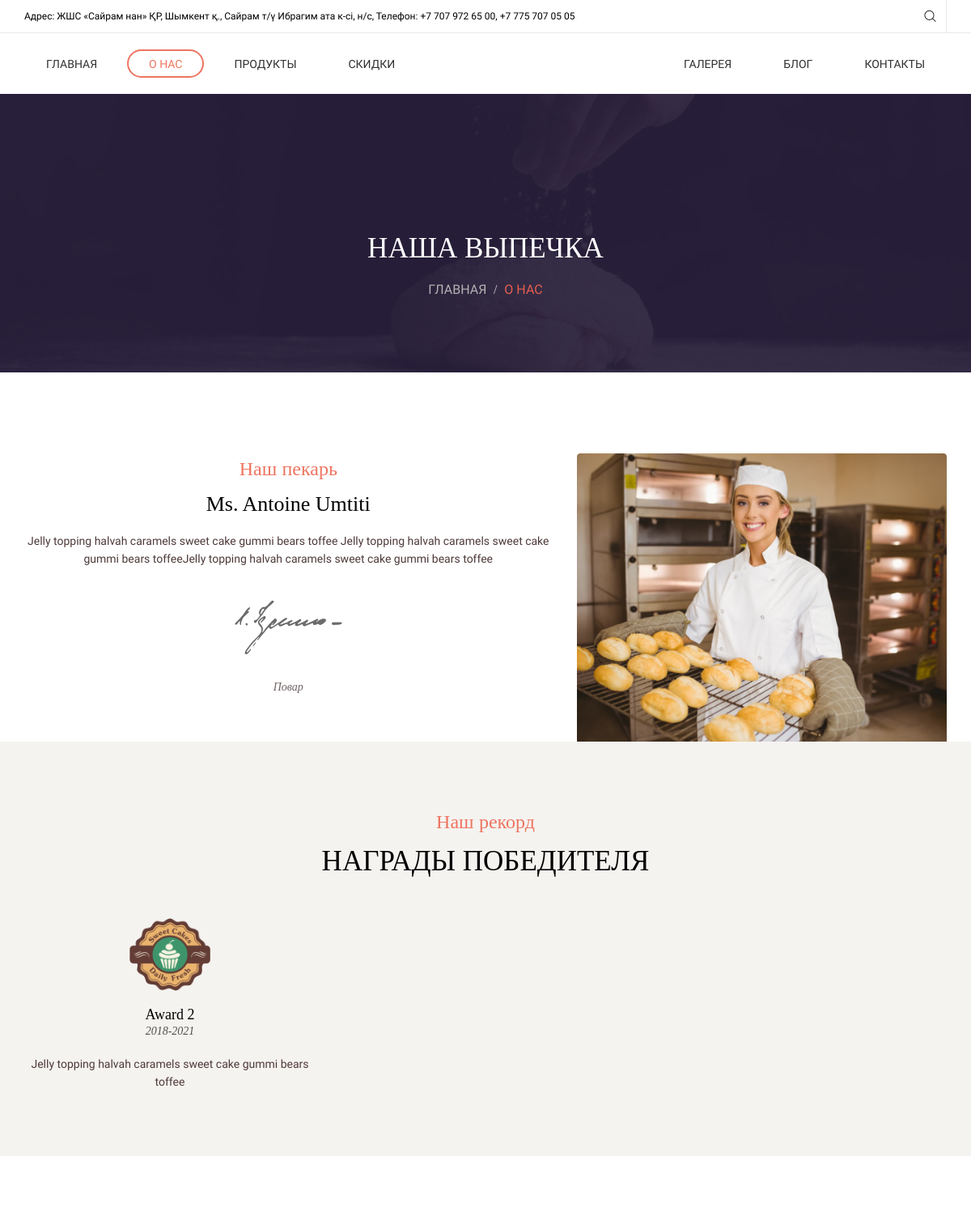
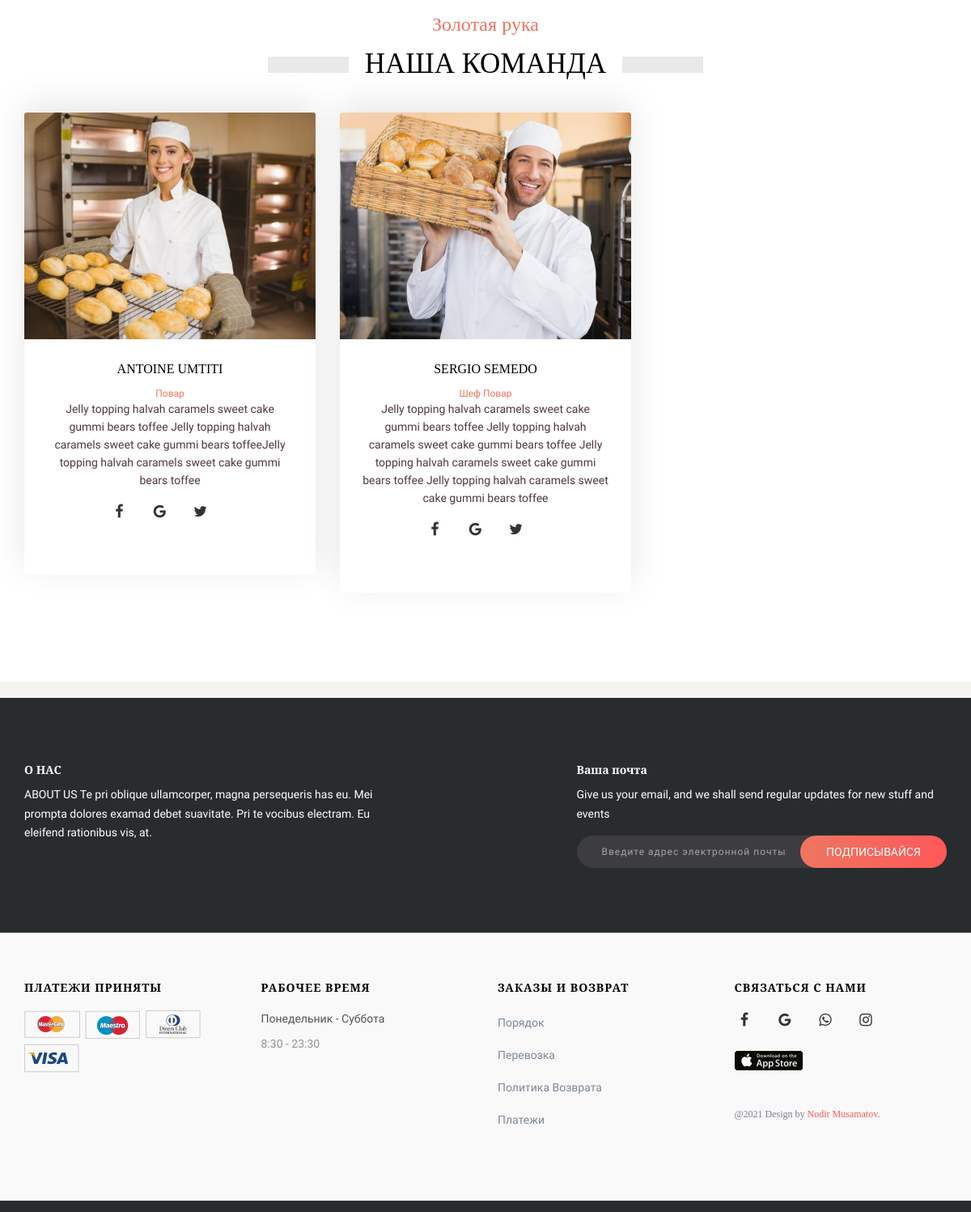
Before: /about-item/0/ with the older database file (2 pictures, top to bottom).
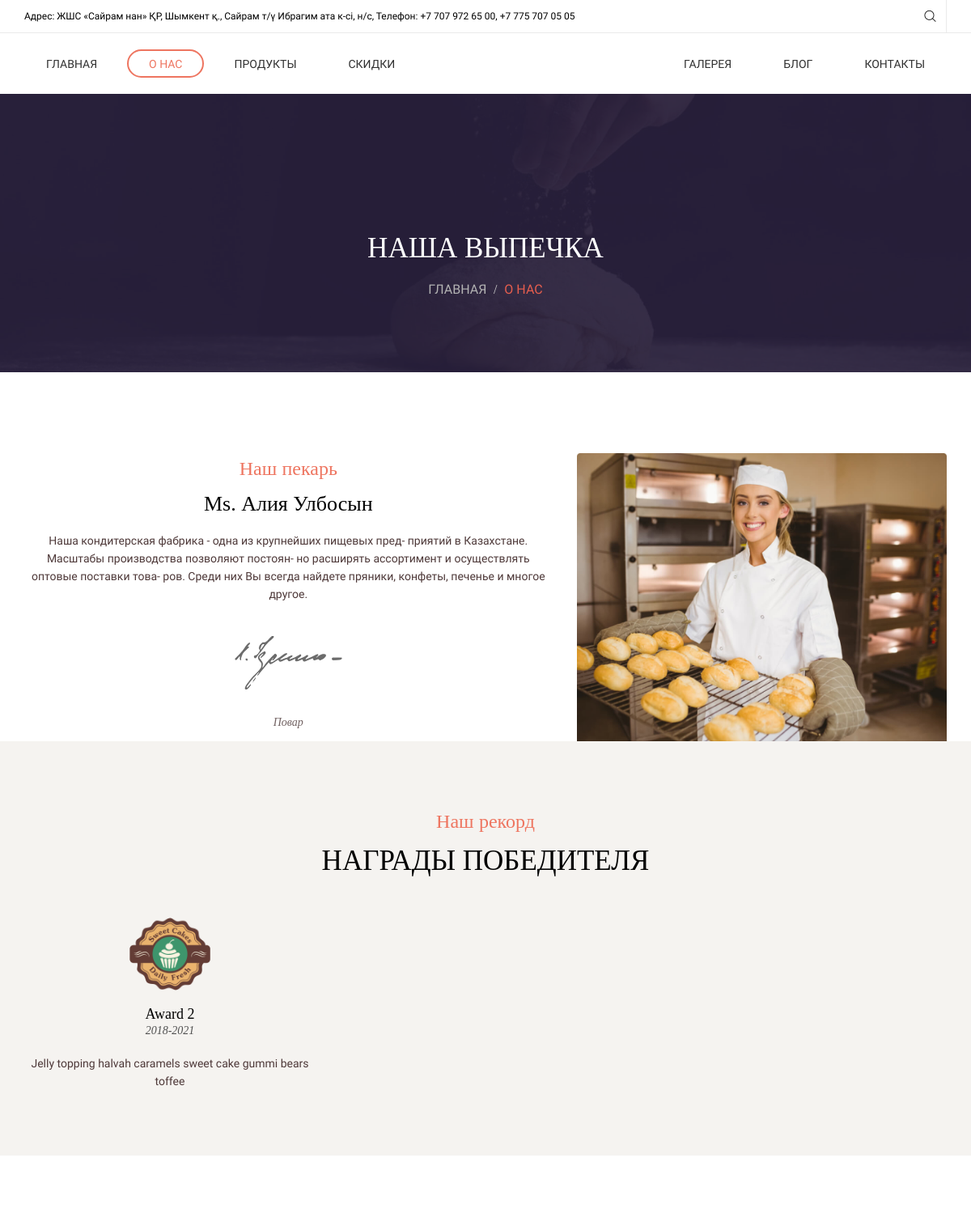
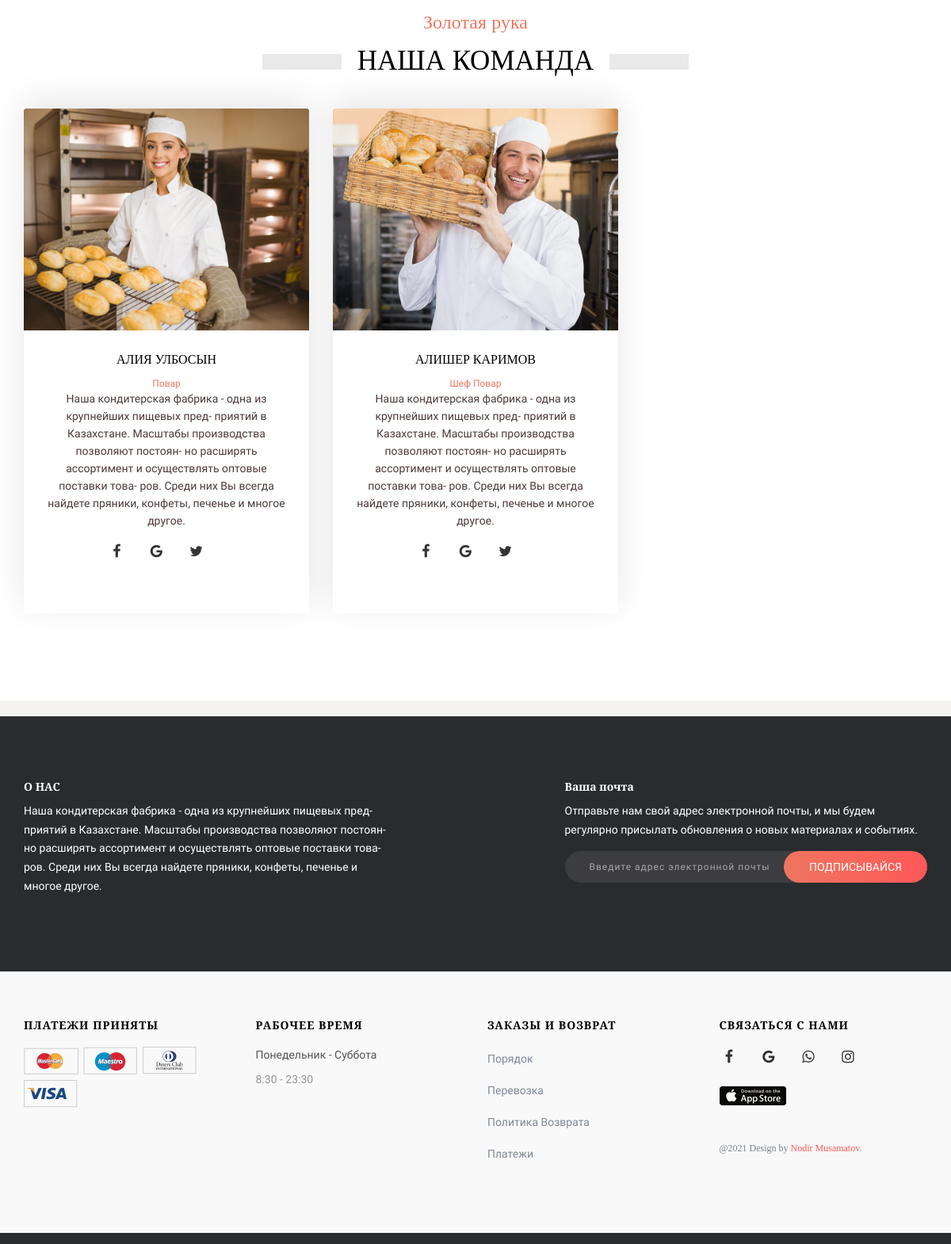
After: the same page with the newer database file (2 pictures, top to bottom).
### main/models.py (models this page shows, shortened)
class Information(models.Model):
    logo = models.ImageField(upload_to='upload', blank=True)
    address = models.CharField(max_length=300, blank=True)
    phone_info = models.CharField(max_length=300, blank=True)
    baker_info = models.TextField(blank=True)
    footer_info = models.CharField(max_length=300, blank=True)
    footer_photo = models.ImageField(upload_to='upload', blank=True)
    about_info = models.CharField(max_length=300, blank=True)
    card_info = models.ImageField(upload_to='upload', blank=True)
    card_info1 = models.ImageField(upload_to='upload', blank=True)
    card_info2 = models.ImageField(upload_to='upload', blank=True)
    card_info3 = models.ImageField(upload_to='upload', blank=True)
    date_info = models.CharField(max_length=300, blank=True)
    time_info = models.CharField(max_length=300, blank=True)
    contact_info = models.CharField(max_length=300, blank=True)
    facebook_info = models.CharField(max_length=300, blank=True)
    instagram_info = models.CharField(max_length=300, blank=True)
    whatsapp_info = models.CharField(max_length=300, blank=True)
    app_store = models.CharField(max_length=300, blank=True)
    order_info = models.CharField(max_length=300, blank=True)
    order_info1 = models.CharField(max_length=300, blank=True)
    order_info2 = models.CharField(max_length=300, blank=True)
    order_info3 = models.CharField(max_length=300, blank=True)
    reviews_foto = models.ImageField(upload_to='upload', blank=True)
    design_by = models.CharField(max_length=300, blank=True)
    status = models.IntegerField(default=0, blank=True)
    banner1 = models.ImageField(upload_to='upload', blank=True)
    banner2 = models.ImageField(upload_to='upload', blank=True)
    banner3 = models.ImageField(upload_to='upload', blank=True)

class Cheff(models.Model):
    photo = models.ImageField(upload_to='upload')
    last_name = models.CharField(max_length=300)
    first_name = models.CharField(max_length=300)
    position = models.CharField(max_length=300)
    mini_description = models.CharField(max_length=300)
    status = models.IntegerField(default=0)
    rating = models.IntegerField(default=0)
    facebook = models.CharField(max_length=300, blank=True)
    whatsapp = models.CharField(max_length=300, blank=True)
    twitter = models.CharField(max_length=300, blank=True)
    signature = models.ImageField(upload_to='upload', blank=True)

class Award(models.Model):
    logo = models.ImageField(upload_to='upload', blank=True)
    title = models.CharField(max_length=300, blank=True)
    year = models.CharField(max_length=300, blank=True)
    mini_description = models.CharField(max_length=300, blank=True)
    cheff = models.ForeignKey(Cheff, on_delete=models.CASCADE)

### main/views.py (the view)
# urls.py: path('about-item/<int:cheff_id>/', aboutItemHandler),
def aboutItemHandler(request, cheff_id):
    blog = None
    awards = []
    if cheff_id == 0:
        blogmains = Cheff.objects.filter(status=0).order_by('-rating')[:1]
        if blogmains:
            blog = blogmains[0]
            awards = Award.objects.filter(cheff__id=blog.id)
    else:
        blog = Cheff.objects.get(id=int(cheff_id))
        awards = Award.objects.filter(cheff__id=cheff_id)
    cheffs = Cheff.objects.filter(status=0).order_by('-rating')[:3]
    partners = Partner.objects.filter(status=0)
    informations = Information.objects.filter(status=0)
    return render(request, 'about-item.html', {
        'cheffs': cheffs,
        'partners': partners,
        'awards': awards,
        'informations': informations,
        'page': 'about',
        'blog': blog
    })

### templates/about-item.html (shortened to what this page needs)
{% extends 'base.html' %}
	{% block content %}
    <div class="page-wrap">
      <div class="ps-section--hero"><img src="/static/images/hero/03.jpg" alt="">
        <div class="ps-section__content text-center">
          <h3 class="ps-section__title">НАША ВЫПЕЧКА</h3>
          <div class="ps-breadcrumb">
            <ol class="breadcrumb">
              <li><a href="/">Главная</a></li>
              <li class="active">О нас</li>
            </ol>
          </div>
        </div>
      </div>
      <div class="ps-section ps-section--about pt-100 pb-40">
        <div class="container">
          <div class="row">
                <div class="col-lg-7 col-md-7 col-sm-12 col-xs-12 ">
                  <div class="ps-section__header text-center">
                    <div class="ps-section__top">Наш пекарь</div>
                    <h3 class="ps-section__title"> Ms. {{ blog.last_name }} {{ blog.first_name }}</h3>
                  </div>
                  <div class="ps-section__content text-center">
                    <p> {{ blog.mini_description }}  </p>
                    <div class="ps-about__sign text-center mb-30 mt-40"><img src="/media/{{ blog.signature }}" alt=""></div>
                    <p class="ps-about-sign">{{ blog.position }}</p>
                  </div>
                </div>
                <div class="col-lg-5 col-md-5 col-sm-12 col-xs-12 "><img src="/media/{{ blog.photo }}" alt="">
                </div>
          </div>
        </div>
      </div>
      <div class="ps-section ps-section--award pt-80 pb-40">
        <div class="container">
          <div class="ps-section__header text-center mb-50">
            <div class="ps-section__top">Наш рекорд</div>
            <h3 class="ps-section__title">НАГРАДЫ ПОБЕДИТЕЛЯ</h3>
          </div>
          <div class="ps-section__content">
            <div class="row">
                  <div class="col-lg-4 col-md-4 col-sm-12 col-xs-12 ">
                    {% for award in awards %}
                    <div class="ps-award text-center">
                      <div class="ps-award__icon"><img src="/media/{{ award.logo }}" alt=""></div>
                      <div class="ps-award__content">
                        <h3> {{ award.title }} </h3><span> {{ award.year }} </span>
                        <p> {{ award.mini_description }} </p>
                      </div>
                    </div>
                    {% endfor %}
                  </div>
            </div>
          </div>
        </div>
      </div>
      <section class="ps-section ps-section--team ps-section--team-2 pt-80 pb-80">
        <div class="container">
          <div class="ps-section__header text-center">
            <div class="ps-section__top">Золотая рука</div>
            <h3 class="ps-section__title ps-section__title--full">НАША КОМАНДА</h3>
          </div>
          <div class="ps-section__content">
            <div class="row">
                  {% for cheff in cheffs %}
                  <div class="col-lg-4 col-md-4 col-sm-12 col-xs-12 ">
                    <article class="ps-people ps-people--2">
                      <div class="ps-people__thumbnail"><a class="ps-people__overlay" href="/about-item/{{ cheff.id }}/"></a><img src="/media/{{ cheff.photo }}" alt=""></div>
                      <div class="ps-people__content">
                        <h4>{{ cheff.last_name }} {{ cheff.first_name }}</h4><span class="ps-people__position">{{ cheff.position }}</span>
                        <p>{{ cheff.mini_description }}</p>
                            <ul class="ps-people__social">
                              <li><a href="#"><i class="fa fa-facebook"></i></a></li>
                              <li><a href="#"><i class="fa fa-google"></i></a></li>
                              <li><a href="#"><i class="fa fa-twitter"></i></a></li>
                            </ul>
                      </div>
                    </article>
                  </div>
                  {% endfor %}
            </div>
          </div>
        </div>
      </section>
      <div class="ps-section ps-section--partner">
      </div>
    {% endblock %}

### templates/base.html (shortened to what this page needs)
<!DOCTYPE html>
<html lang="en">
  <head>
    <link rel="stylesheet" href="/static/plugins/font-awesome/css/font-awesome.min.css">
    <link rel="stylesheet" href="/static/plugins/jquery-bar-rating/dist/themes/fontawesome-stars.css">
    <link rel="stylesheet" href="/static/plugins/ps-icon/ps-icon.css">
    <link rel="stylesheet" href="/static/plugins/bootstrap/dist/css/bootstrap.min.css">
    <link rel="stylesheet" href="/static/plugins/owl-carousel/assets/owl.carousel.css">
    <link rel="stylesheet" href="/static/plugins/jquery-bar-rating/dist/themes/fontawesome-stars.css">
    <link rel="stylesheet" href="/static/plugins/Magnific-Popup/dist/magnific-popup.css">
    <link rel="stylesheet" href="/static/plugins/jquery-ui/jquery-ui.min.css">
    <link rel="stylesheet" href="/static/plugins/bootstrap-datetimepicker/build/css/bootstrap-datetimepicker.min.css">
    <link rel="stylesheet" href="/static/plugins/slick/slick/slick.css">
    <link rel="stylesheet" href="/static/plugins/lightGallery-master/dist/css/lightgallery.min.css">
    <link rel="stylesheet" href="/static/plugins/revolution/css/settings.css">
    <link rel="stylesheet" href="/static/plugins/revolution/css/layers.css">
    <link rel="stylesheet" href="/static/plugins/revolution/css/navigation.css">
    <link rel="stylesheet" href="/static/css/style.css">
  </head>
    <body class="page-init">
    <header class="header" data-responsive="1199">
      <div class="header__top">
        <div class="container">
          <div class="row">
                <div class="col-lg-8 col-md-7 col-sm-12 col-xs-12 ">
                  {% for information in informations %}
                  <p>Адрес: {{ information.address }}, Телефон: {{ information.phone_info }}</p>
                  {% endfor %}
                </div>
                <div class="col-lg-4 col-md-5 col-sm-12 col-xs-12 "><a class="ps-search-btn" href="#"><i class="ps-icon--search"></i></a>
                </div>
          </div>
        </div>
      </div>
      <nav class="navigation">
        <div class="container">
          <div class="navigation__left">
                <ul class="menu menu--left">
                  <li {% if page == 'main' %} class="current" {% endif %} ><a href="/">Главная</a> </li>
                  <li {% if page == 'about' %} class="current " {% endif %} > <a href="/about-item/0/">О нас</a></li>
                 <li {% if page == 'product' %} class="current " {% endif %} > <a href="/product/"> Продукты </a></li>
                 <li {% if page == 'rebate' %} class="current " {% endif %} > <a href="/rebate/"> Скидки </a></li>
                </ul>
          </div>
          {% for information in informations %}
          <a class="ps-logo" href="/"><img src="/media/{{ information.logo }}" alt=""></a>
          {% endfor %}
          <div class="navigation__right">
                <ul class="menu menu--right">
                <li {% if page == 'galery' %} class="current " {% endif %} > <a href="/galery/"> Галерея </a></li>
                 <li {% if page == 'blog' %} class="current " {% endif %} > <a href="/blog/"> Блог </a></li>
                  <li {% if page == 'contact' %} class="current " {% endif %} > <a href="/contact/"> Контакты </a></li>
                </ul>
          </div>
        </div>
      </nav>
    </header>
    {% block content %}
    {% endblock %}
     <section class="ps-section ps-section--subscribe pt-80 pb-80">
        <div class="container">
          <div class="ps-subscribe">
            <div class="row">
                  <div class="col-lg-5 col-md-5 col-sm-12 col-xs-12 ">
                    <h4>О НАС</h4>
                    {% for information in informations %}
                    <p> {{ information.about_info }} </p>
                    {% endfor %}
                  </div>
                  {% for information in informations %}
                  <div class="col-lg-2 col-md-2 col-sm-12 col-xs-12 ">
                  </div>
                  {% endfor %}
                  <div class="col-lg-5 col-md-5 col-sm-12 col-xs-12 ">
                    <h4>Ваша почта</h4>
                    {% for information in informations %}
                    <p>{{ information.footer_info }}</p>
                    {% endfor %}
                    <form class="ps-subscribe__form" method="post" action="_action">
                      <input class="form-control" type="text" placeholder="Введите адрес электронной почты">
                      <button class="ps-btn ps-btn--sm">Подписывайся</button>
                    </form>
                  </div>
            </div>
          </div>
        </div>
      </section>
     <footer class="ps-footer">
        <div class="container">
          <div class="row">
                <div class="col-lg-3 col-md-3 col-sm-6 col-xs-12 ">
                  <div class="ps-widget ps-widget--footer ps-widget--payment">
                    <div class="ps-widget__header">
                      <h3 class="ps-widget__title">ПЛАТЕЖИ ПРИНЯТЫ</h3>
                    </div>
                    <div class="ps-widget__content">
                      {% for information in informations %}
                      <ul>
                        <li><a href="#"><img src="/media/{{information.card_info}}" alt=""></a></li>
                        <li><a href="#"><img src="/media/{{information.card_info1}}" alt=""></a></li>
                        <li><a href="#"><img src="/media/{{information.card_info2}}" alt=""></a></li>
                        <li><a href="#"><img src="/media/{{information.card_info3}}" alt=""></a></li>
                      </ul>
                      {% endfor %}
                    </div>
                  </div>
                </div>
                <div class="col-lg-3 col-md-3 col-sm-6 col-xs-12 ">
                  <div class="ps-widget ps-widget--footer ps-widget--worktime">
                    <div class="ps-widget__header">
                      <h3 class="ps-widget__title">РАБОЧЕЕ ВРЕМЯ</h3>
                    </div>
                    <div class="ps-widget__content">
                      {% for information in informations %}
                      <p><strong>{{information.date_info}}</strong> {{information.time_info}}</p>
                      {% endfor %}
                    </div>
                  </div>
                </div>
                <div class="col-lg-3 col-md-3 col-sm-6 col-xs-12 ">
                  <div class="ps-widget ps-widget--footer ps-widget--order">
                    <div class="ps-widget__header">
                      <h3 class="ps-widget__title">ЗАКАЗЫ И ВОЗВРАТ</h3>
                    </div>
                    <div class="ps-widget__content">
                          {% for information in informations %}
                          <ul class="ps-list--line">
                            <li><a href="{{ information.order_info }}">Порядок</a></li>
                            <li><a href="{{ information.order_info1 }}">Перевозка</a></li>
                            <li><a href="{{ information.order_info2 }}">Политика Возврата</a></li>
                            <li><a href="{{ information.order_info3 }}">Платежи</a></li>
                          </ul>
                          {% endfor %}
                    </div>
                  </div>
                </div>
                <div class="col-lg-3 col-md-3 col-sm-6 col-xs-12 ">
                  <div class="ps-widget ps-widget--footer ps-widget--connect">
                    <div class="ps-widget__header">
                      <h3 class="ps-widget__title">СВЯЗАТЬСЯ С НАМИ</h3>
                    </div>
                    {% for information in informations %}
                    <div class="ps-widget__content">
                          <ul class="ps-widget__social">
                            <li><a href="{{ information.facebook_info }}"><i class="fa fa-facebook"></i></a></li>
                            <li><a href="{{ information.google_info }}"><i class="fa fa-google"></i></a></li>
                            <li><a href="{{ information.whatsapp_info }}"><i class="fa fa-whatsapp"></i></a></li>
                            <li><a href="{{ information.instagram_info }}"><i class="fa fa-instagram"></i></a></li>
                          </ul><a href="{{ information.app_store }}"><img src="/static/images/app.jpg" alt=""></a>
                      <p>@2021 Design by<a href="#"> {{ information.design_by}}</a>.</p>
                    </div>
                    {% endfor %}
                  </div>
                </div>
          </div>
        </div>
      </footer>
    </div>
  </body>
</html>

Changed rows visible on the page:
changed Information "Понедельник - Суббота": about_info "ABOUT US Te pri oblique ullamcorper, magna persequeris has eu. Mei prompta dolores examad debet suavitate. Pri te vocibus electram. Eu eleifend rationibus vis, at." → "Наша кондитерская фабрика - одна из крупнейших пищевых пред- приятий в Казахстане. Масштабы производства позволяют постоян- но расширять ассортимент и осуществлять оптовые поставки това- ров. Среди них Вы всегда найдете пряники, конфеты, печенье и многое другое."; footer_info "Give us your email, and we shall send regular updates for new stuff and events" → "Отправьте нам свой адрес электронной почты, и мы будем регулярно присылать обновления о новых материалах и событиях."
changed Cheff "Повар": last_name "Antoine" → "Алия"; first_name "Umtiti" → "Улбосын"; mini_description "Jelly topping halvah caramels sweet cake gummi bears toffee Jelly topping halvah caramels sweet cake gummi bears toffeeJelly topping halvah caramels sweet cake gummi bears toffee" → "Наша кондитерская фабрика - одна из крупнейших пищевых пред- приятий в Казахстане. Масштабы производства позволяют постоян- но расширять ассортимент и осуществлять оптовые поставки това- ров. Среди них Вы всегда найдете пряники, конфеты, печенье и многое другое."; last_name "ANTOINE" → "АЛИЯ"; first_name "UMTITI" → "УЛБОСЫН"
changed Cheff "Шеф Повар": last_name "SERGIO" → "АЛИШЕР"; first_name "SEMEDO" → "КАРИМОВ"; mini_description "Jelly topping halvah caramels sweet cake gummi bears toffee Jelly topping halvah caramels sweet cake gummi bears toffee Jelly topping halvah caramels sweet cake gummi bears toffee Jelly topping halvah caramels sweet cake gummi bears toffee" → "Наша кондитерская фабрика - одна из крупнейших пищевых пред- приятий в Казахстане. Масштабы производства позволяют постоян- но расширять ассортимент и осуществлять оптовые поставки това- ров. Среди них Вы всегда найдете пряники, конфеты, печенье и многое другое."
